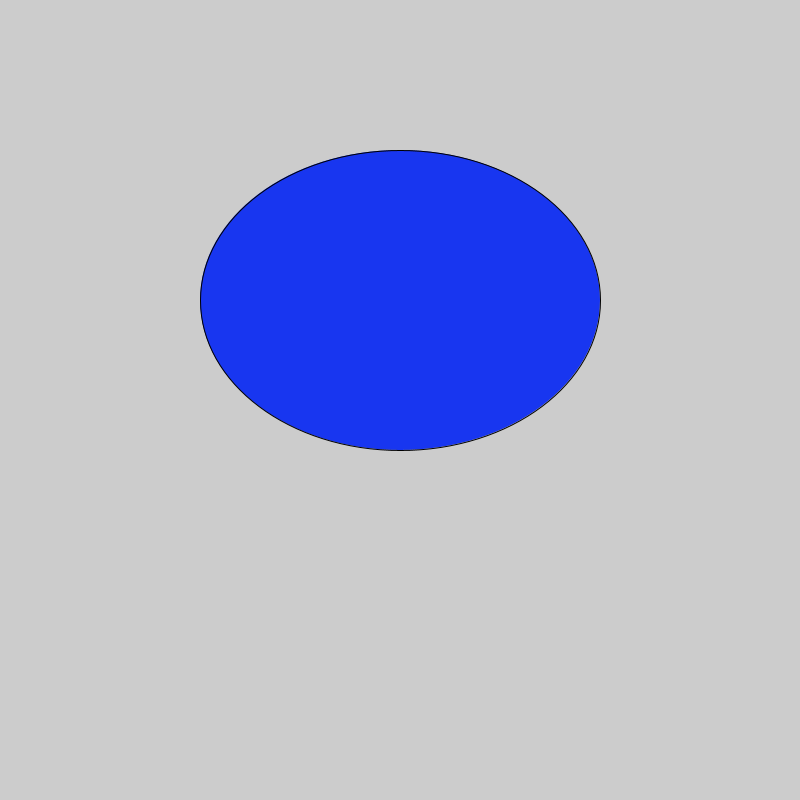
Frame 1 (no input)
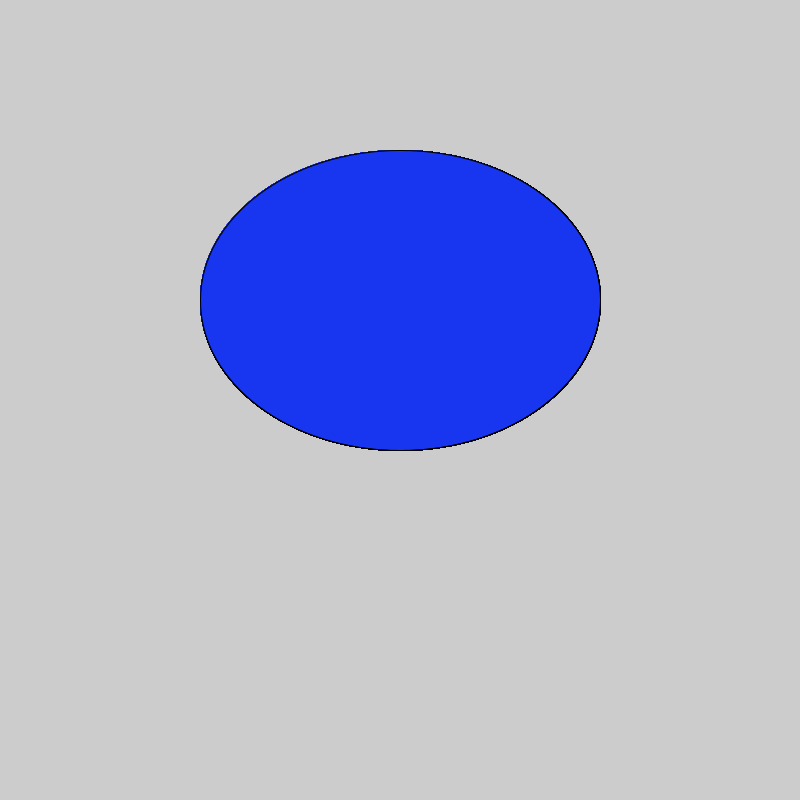
Frame 60 (the mouse pressed at the canvas centre just before this capture)
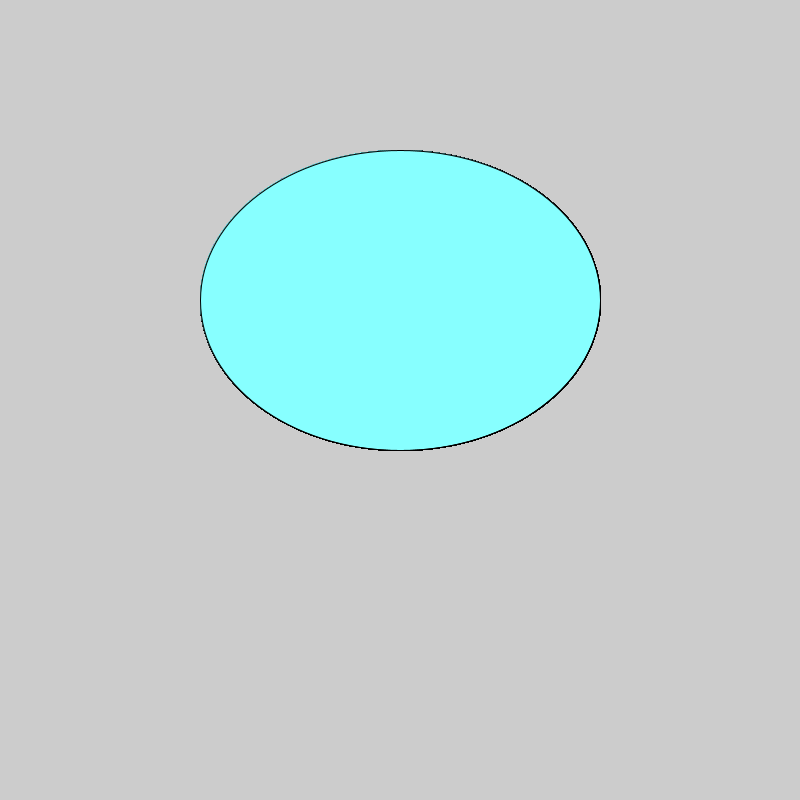
Frame 120 (the mouse held since frame 60 and released just before this capture)

The Processing sketch that drew these frames (run headless with seeded random() and noise(); from frame 60 on, the mouse is pressed at the canvas centre):

// Processing sketch: EPIC_CIRCLE_OF_LIGHT
// ── EPIC_CIRCLE_OF_LIGHT.pde
void setup (){
  size(800,800);}
  void draw () {
    
  
fill(24,54,240);
if (mousePressed) {
fill(135,423,324);}
ellipse(400,300,400,300);

}
